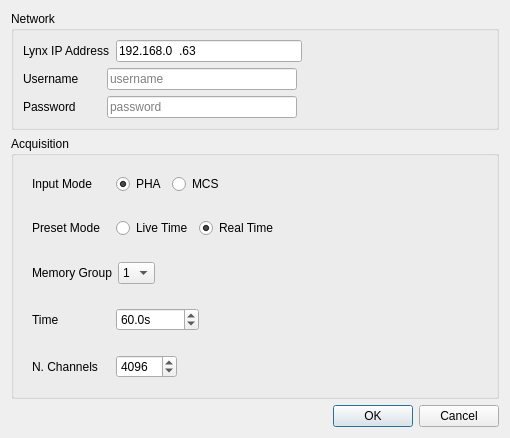
<?xml version="1.0" encoding="UTF-8"?>
<ui version="4.0">
 <class>Dialog</class>
 <widget class="QDialog" name="Dialog">
  <property name="geometry">
   <rect>
    <x>0</x>
    <y>0</y>
    <width>510</width>
    <height>417</height>
   </rect>
  </property>
  <property name="windowTitle">
   <string>Configuration</string>
  </property>
  <layout class="QVBoxLayout" name="verticalLayout">
   <item>
    <widget class="QGroupBox" name="groupBox">
     <property name="title">
      <string>Network</string>
     </property>
     <layout class="QVBoxLayout" name="verticalLayout_2">
      <item>
       <layout class="QHBoxLayout" name="horizontalLayout">
        <item>
         <widget class="QLabel" name="label">
          <property name="text">
           <string>Lynx IP Address</string>
          </property>
         </widget>
        </item>
        <item>
         <widget class="QLineEdit" name="ip_addr">
          <property name="inputMask">
           <string>999.999.999.999</string>
          </property>
          <property name="text">
           <string>192.168.0.63</string>
          </property>
          <property name="placeholderText">
           <string>192.168.0.63</string>
          </property>
         </widget>
        </item>
        <item>
         <spacer name="horizontalSpacer">
          <property name="orientation">
           <enum>Qt::Horizontal</enum>
          </property>
          <property name="sizeHint" stdset="0">
           <size>
            <width>40</width>
            <height>20</height>
           </size>
          </property>
         </spacer>
        </item>
       </layout>
      </item>
      <item>
       <layout class="QHBoxLayout" name="horizontalLayout_2">
        <item>
         <widget class="QLabel" name="label_2">
          <property name="minimumSize">
           <size>
            <width>78</width>
            <height>0</height>
           </size>
          </property>
          <property name="text">
           <string>Username</string>
          </property>
         </widget>
        </item>
        <item>
         <widget class="QLineEdit" name="username">
          <property name="inputMask">
           <string/>
          </property>
          <property name="text">
           <string/>
          </property>
          <property name="placeholderText">
           <string>username</string>
          </property>
         </widget>
        </item>
        <item>
         <spacer name="horizontalSpacer_2">
          <property name="orientation">
           <enum>Qt::Horizontal</enum>
          </property>
          <property name="sizeHint" stdset="0">
           <size>
            <width>40</width>
            <height>20</height>
           </size>
          </property>
         </spacer>
        </item>
       </layout>
      </item>
      <item>
       <layout class="QHBoxLayout" name="horizontalLayout_3">
        <item>
         <widget class="QLabel" name="label_3">
          <property name="minimumSize">
           <size>
            <width>78</width>
            <height>0</height>
           </size>
          </property>
          <property name="text">
           <string>Password</string>
          </property>
         </widget>
        </item>
        <item>
         <widget class="QLineEdit" name="password">
          <property name="inputMask">
           <string/>
          </property>
          <property name="text">
           <string/>
          </property>
          <property name="echoMode">
           <enum>QLineEdit::Password</enum>
          </property>
          <property name="placeholderText">
           <string>password</string>
          </property>
         </widget>
        </item>
        <item>
         <spacer name="horizontalSpacer_3">
          <property name="orientation">
           <enum>Qt::Horizontal</enum>
          </property>
          <property name="sizeHint" stdset="0">
           <size>
            <width>40</width>
            <height>20</height>
           </size>
          </property>
         </spacer>
        </item>
       </layout>
      </item>
     </layout>
    </widget>
   </item>
   <item>
    <widget class="QGroupBox" name="groupBox_2">
     <property name="title">
      <string>Acquisition</string>
     </property>
     <layout class="QVBoxLayout" name="verticalLayout_3">
      <item>
       <widget class="QWidget" name="widget" native="true">
        <layout class="QHBoxLayout" name="horizontalLayout_6">
         <item>
          <widget class="QLabel" name="label_4">
           <property name="minimumSize">
            <size>
             <width>78</width>
             <height>0</height>
            </size>
           </property>
           <property name="text">
            <string>Input Mode</string>
           </property>
          </widget>
         </item>
         <item>
          <widget class="QRadioButton" name="input_mode_1">
           <property name="text">
            <string>PHA</string>
           </property>
           <property name="checked">
            <bool>true</bool>
           </property>
          </widget>
         </item>
         <item>
          <widget class="QRadioButton" name="input_mode_2">
           <property name="text">
            <string>MCS</string>
           </property>
          </widget>
         </item>
         <item>
          <spacer name="horizontalSpacer_4">
           <property name="orientation">
            <enum>Qt::Horizontal</enum>
           </property>
           <property name="sizeHint" stdset="0">
            <size>
             <width>40</width>
             <height>20</height>
            </size>
           </property>
          </spacer>
         </item>
        </layout>
       </widget>
      </item>
      <item>
       <widget class="QWidget" name="widget_2" native="true">
        <property name="sizePolicy">
         <sizepolicy hsizetype="Preferred" vsizetype="Preferred">
          <horstretch>0</horstretch>
          <verstretch>0</verstretch>
         </sizepolicy>
        </property>
        <layout class="QHBoxLayout" name="horizontalLayout_7">
         <item>
          <widget class="QLabel" name="label_5">
           <property name="minimumSize">
            <size>
             <width>78</width>
             <height>0</height>
            </size>
           </property>
           <property name="text">
            <string>Preset Mode</string>
           </property>
          </widget>
         </item>
         <item>
          <widget class="QRadioButton" name="preset_mode_1">
           <property name="text">
            <string>Live Time</string>
           </property>
          </widget>
         </item>
         <item>
          <widget class="QRadioButton" name="preset_mode_2">
           <property name="text">
            <string>Real Time</string>
           </property>
           <property name="checked">
            <bool>true</bool>
           </property>
          </widget>
         </item>
         <item>
          <spacer name="horizontalSpacer_6">
           <property name="orientation">
            <enum>Qt::Horizontal</enum>
           </property>
           <property name="sizeHint" stdset="0">
            <size>
             <width>40</width>
             <height>20</height>
            </size>
           </property>
          </spacer>
         </item>
        </layout>
       </widget>
      </item>
      <item>
       <widget class="QWidget" name="widget_3" native="true">
        <property name="sizePolicy">
         <sizepolicy hsizetype="Preferred" vsizetype="Preferred">
          <horstretch>0</horstretch>
          <verstretch>0</verstretch>
         </sizepolicy>
        </property>
        <layout class="QHBoxLayout" name="horizontalLayout_8">
         <item>
          <widget class="QLabel" name="label_6">
           <property name="minimumSize">
            <size>
             <width>78</width>
             <height>0</height>
            </size>
           </property>
           <property name="text">
            <string>Memory Group</string>
           </property>
          </widget>
         </item>
         <item>
          <widget class="QComboBox" name="memory_group">
           <property name="currentIndex">
            <number>1</number>
           </property>
           <item>
            <property name="text">
             <string>0</string>
            </property>
           </item>
           <item>
            <property name="text">
             <string>1</string>
            </property>
           </item>
          </widget>
         </item>
         <item>
          <spacer name="horizontalSpacer_7">
           <property name="orientation">
            <enum>Qt::Horizontal</enum>
           </property>
           <property name="sizeHint" stdset="0">
            <size>
             <width>40</width>
             <height>20</height>
            </size>
           </property>
          </spacer>
         </item>
        </layout>
       </widget>
      </item>
      <item>
       <widget class="QWidget" name="widget_4" native="true">
        <property name="sizePolicy">
         <sizepolicy hsizetype="Preferred" vsizetype="Preferred">
          <horstretch>0</horstretch>
          <verstretch>0</verstretch>
         </sizepolicy>
        </property>
        <layout class="QHBoxLayout" name="horizontalLayout_9">
         <item>
          <widget class="QLabel" name="label_7">
           <property name="minimumSize">
            <size>
             <width>78</width>
             <height>0</height>
            </size>
           </property>
           <property name="text">
            <string>Time</string>
           </property>
          </widget>
         </item>
         <item>
          <widget class="QDoubleSpinBox" name="acq_time">
           <property name="locale">
            <locale language="English" country="UnitedStates"/>
           </property>
           <property name="suffix">
            <string>s</string>
           </property>
           <property name="decimals">
            <number>1</number>
           </property>
           <property name="maximum">
            <double>99999999.000000000000000</double>
           </property>
           <property name="value">
            <double>60.000000000000000</double>
           </property>
          </widget>
         </item>
         <item>
          <spacer name="horizontalSpacer_8">
           <property name="orientation">
            <enum>Qt::Horizontal</enum>
           </property>
           <property name="sizeHint" stdset="0">
            <size>
             <width>40</width>
             <height>20</height>
            </size>
           </property>
          </spacer>
         </item>
        </layout>
       </widget>
      </item>
      <item>
       <widget class="QWidget" name="widget_5" native="true">
        <property name="sizePolicy">
         <sizepolicy hsizetype="Preferred" vsizetype="Preferred">
          <horstretch>0</horstretch>
          <verstretch>0</verstretch>
         </sizepolicy>
        </property>
        <layout class="QHBoxLayout" name="horizontalLayout_10">
         <item>
          <widget class="QLabel" name="label_8">
           <property name="minimumSize">
            <size>
             <width>78</width>
             <height>0</height>
            </size>
           </property>
           <property name="text">
            <string>N. Channels</string>
           </property>
          </widget>
         </item>
         <item>
          <widget class="QSpinBox" name="num_channels">
           <property name="maximum">
            <number>99999</number>
           </property>
           <property name="value">
            <number>4096</number>
           </property>
          </widget>
         </item>
         <item>
          <spacer name="horizontalSpacer_9">
           <property name="orientation">
            <enum>Qt::Horizontal</enum>
           </property>
           <property name="sizeHint" stdset="0">
            <size>
             <width>40</width>
             <height>20</height>
            </size>
           </property>
          </spacer>
         </item>
        </layout>
       </widget>
      </item>
     </layout>
    </widget>
   </item>
   <item>
    <spacer name="verticalSpacer">
     <property name="orientation">
      <enum>Qt::Vertical</enum>
     </property>
     <property name="sizeHint" stdset="0">
      <size>
       <width>20</width>
       <height>40</height>
      </size>
     </property>
    </spacer>
   </item>
   <item>
    <widget class="QDialogButtonBox" name="buttonBox">
     <property name="orientation">
      <enum>Qt::Horizontal</enum>
     </property>
     <property name="standardButtons">
      <set>QDialogButtonBox::Cancel|QDialogButtonBox::Ok</set>
     </property>
    </widget>
   </item>
  </layout>
 </widget>
 <resources/>
 <connections>
  <connection>
   <sender>buttonBox</sender>
   <signal>accepted()</signal>
   <receiver>Dialog</receiver>
   <slot>accept()</slot>
   <hints>
    <hint type="sourcelabel">
     <x>248</x>
     <y>254</y>
    </hint>
    <hint type="destinationlabel">
     <x>157</x>
     <y>274</y>
    </hint>
   </hints>
  </connection>
  <connection>
   <sender>buttonBox</sender>
   <signal>rejected()</signal>
   <receiver>Dialog</receiver>
   <slot>reject()</slot>
   <hints>
    <hint type="sourcelabel">
     <x>316</x>
     <y>260</y>
    </hint>
    <hint type="destinationlabel">
     <x>286</x>
     <y>274</y>
    </hint>
   </hints>
  </connection>
 </connections>
</ui>
